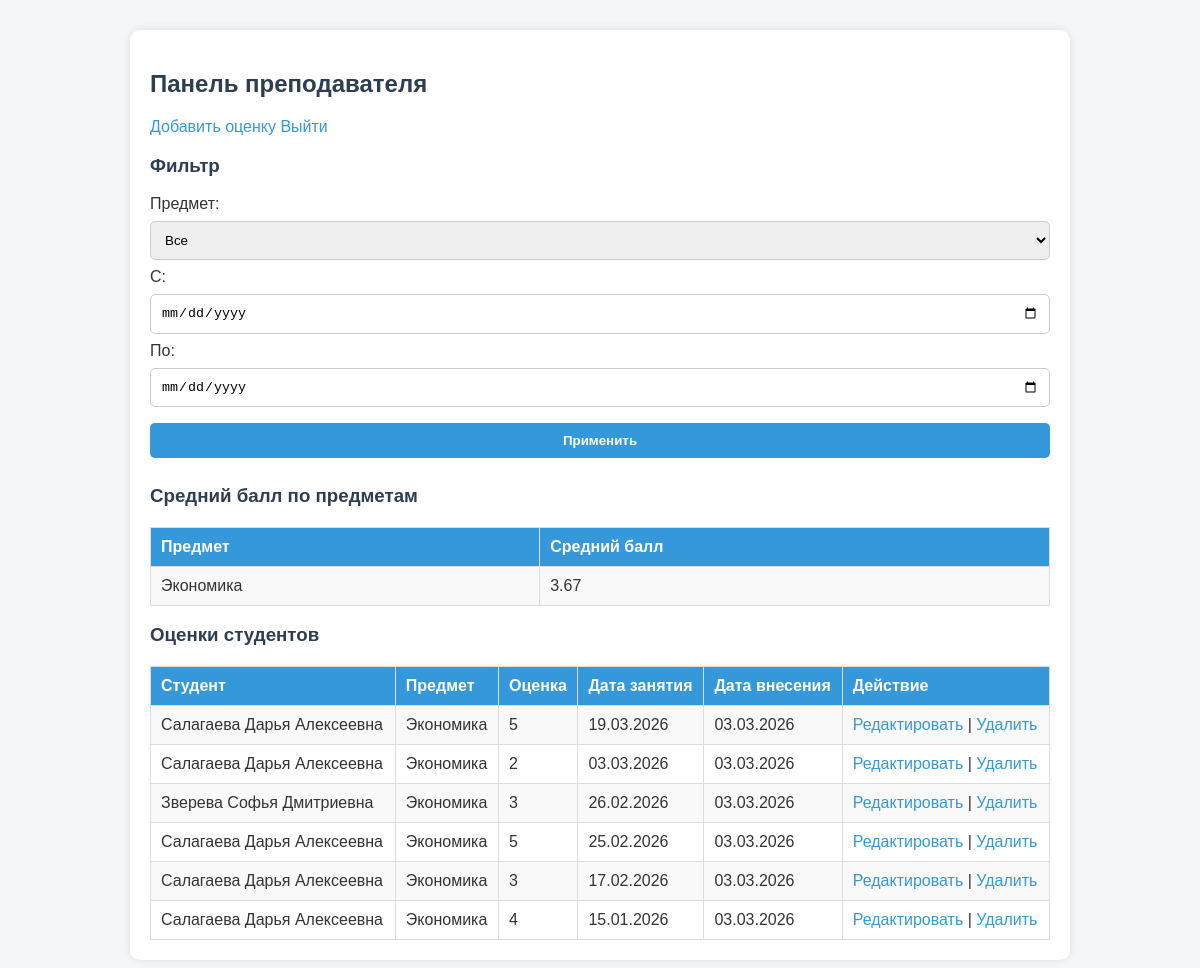
The app's page /test/teacher/teacher_panel.php (signed in) with its own data.
### tables this page shows
CREATE TABLE `grades` (
  `id` INTEGER(11) NOT NULL AUTO_INCREMENT,
  `student_id` INTEGER(11) DEFAULT NULL,
  `subject_id` INTEGER(11) DEFAULT NULL,
  `teacher_id` INTEGER(11) DEFAULT NULL,
  `grade` INTEGER(11) DEFAULT NULL,
  `lesson_date` DATE NOT NULL,
  `created_at` DATETIME NOT NULL DEFAULT current_timestamp(),
  PRIMARY KEY (`id`) USING BTREE,
  KEY `student_id` (`student_id`) USING BTREE,
  KEY `subject_id` (`subject_id`) USING BTREE,
  KEY `teacher_id` (`teacher_id`) USING BTREE,
  CONSTRAINT `grades_ibfk_1` FOREIGN KEY (`student_id`) REFERENCES `students` (`id`) ON DELETE CASCADE,
  CONSTRAINT `grades_ibfk_2` FOREIGN KEY (`subject_id`) REFERENCES `subjects` (`id`) ON DELETE CASCADE,
  CONSTRAINT `grades_ibfk_3` FOREIGN KEY (`teacher_id`) REFERENCES `teachers` (`id`) ON DELETE CASCADE
);

CREATE TABLE `students` (
  `id` INTEGER(11) NOT NULL AUTO_INCREMENT,
  `full_name` VARCHAR(100) NOT NULL,
  `group_id` INTEGER(11) DEFAULT NULL,
  `user_id` INTEGER(11) DEFAULT NULL,
  PRIMARY KEY (`id`) USING BTREE,
  KEY `group_id` (`group_id`) USING BTREE,
  KEY `user_id` (`user_id`) USING BTREE,
  CONSTRAINT `students_ibfk_1` FOREIGN KEY (`group_id`) REFERENCES `groups_college` (`id`) ON DELETE SET NULL,
  CONSTRAINT `students_ibfk_2` FOREIGN KEY (`user_id`) REFERENCES `users` (`id`) ON DELETE CASCADE
);

CREATE TABLE `subjects` (
  `id` INTEGER(11) NOT NULL AUTO_INCREMENT,
  `name` VARCHAR(100) NOT NULL,
  PRIMARY KEY (`id`) USING BTREE
);

### test/teacher/teacher_panel.php (the view, shortened to what this page needs)
<?php
include "../config.php";
$teacher_data = $conn->query("SELECT id FROM teachers WHERE user_id = " . $_SESSION['user_id']);
$teacher_id = $teacher_data->fetch_assoc()['id'];
$date_from = $_GET['date_from'] ?? '';
$date_to = $_GET['date_to'] ?? '';
$where = "WHERE g.teacher_id = $teacher_id";
$grades = $conn->query("
    SELECT g.id AS grade_id,
           st.full_name,
           s.name AS subject_name,
           g.grade,
           g.lesson_date,
           g.created_at
    FROM grades g
    JOIN students st ON g.student_id = st.id
    JOIN subjects s ON g.subject_id = s.id
    $where
    ORDER BY g.lesson_date DESC
");
$avg_query = $conn->query("
    SELECT s.name AS subject_name, AVG(g.grade) AS avg_grade
    FROM grades g
    JOIN subjects s ON g.subject_id = s.id
    WHERE g.teacher_id = $teacher_id
    GROUP BY g.subject_id
");
?>
<!DOCTYPE html>
<html>
<head>
<link rel="stylesheet" href="../css/style.css">
</head>
<body>
<div class="container">
<h2>Панель преподавателя</h2>
<a href="add_grade.php" class="btn">Добавить оценку</a>
<a href="../logout.php" class="btn">Выйти</a>
<h3>Фильтр</h3>
<form method="GET">
<label>Предмет:</label>
<select name="subject">
<option value="">Все</option>
</select>
<label>С:</label>
<input type="date" name="date_from" value="<?= $date_from ?>">
<label>По:</label>
<input type="date" name="date_to" value="<?= $date_to ?>">
<button type="submit" class="btn">Применить</button>
</form>
<h3>Средний балл по предметам</h3>
<table>
<tr><th>Предмет</th><th>Средний балл</th></tr>
<?php while($avg = $avg_query->fetch_assoc()): ?>
<tr>
<td><?= htmlspecialchars($avg['subject_name']) ?></td>
<td><?= round($avg['avg_grade'],2) ?></td>
</tr>
<?php endwhile; ?>
</table>
<h3>Оценки студентов</h3>
<table>
<tr>
    <th>Студент</th>
    <th>Предмет</th>
    <th>Оценка</th>
    <th>Дата занятия</th>
    <th>Дата внесения</th>
    <th>Действие</th>
</tr>
<?php while($g = $grades->fetch_assoc()):
    $lessonDate = date('d.m.Y', strtotime($g['lesson_date']));
    $createdAt = date('d.m.Y', strtotime($g['created_at']));
?>
<tr>
    <td><?= htmlspecialchars($g['full_name']) ?></td>
    <td><?= htmlspecialchars($g['subject_name']) ?></td>
    <td><?= $g['grade'] ?></td>
    <td><?= $lessonDate ?></td>
    <td><?= $createdAt ?></td>
    <td>
        <a href="edit_grade.php?id=<?= $g['grade_id'] ?>">Редактировать</a> |
        <a href="?delete_grade=<?= $g['grade_id'] ?>" onclick="return confirm('Удалить?')">Удалить</a>
    </td>
</tr>
<?php endwhile; ?>
</table>
</div>
</body>
</html>

### test/css/style.css (style rules this page uses)
body { font-family: Arial, sans-serif; background-color: #f4f6f8; margin: 0; padding: 0; color: #333; }
.container { width: 90%; max-width: 900px; margin: 30px auto; padding: 20px; background-color: #fff; border-radius: 10px; box-shadow: 0 0 10px rgba(0,0,0,0.1); }
h2, h3 { color: #2c3e50; }
form input, form select, form button { width: 100%; padding: 10px; margin: 8px 0; border-radius: 5px; border: 1px solid #ccc; box-sizing: border-box; }
form button { background-color: #3498db; color: white; border: none; cursor: pointer; font-weight: bold; }
a { color: #3498db; text-decoration: none; }
table { width: 100%; border-collapse: collapse; margin-top: 20px; }
table, th, td { border: 1px solid #ddd; }
th, td { padding: 10px; text-align: left; }
th { background-color: #3498db; color: white; }
tr:nth-child(even) { background-color: #f9f9f9; }

### records on screen
grades: student.full_name "Салагаева Дарья Алексеевна", subject.name "Экономика", grade "5", lesson_date "19.03.2026", created_at "03.03.2026"
grades: student.full_name "Салагаева Дарья Алексеевна", subject.name "Экономика", grade "2", lesson_date "03.03.2026", created_at "03.03.2026"
grades: student.full_name "Зверева Софья Дмитриевна", subject.name "Экономика", grade "3", lesson_date "26.02.2026", created_at "03.03.2026"
grades: student.full_name "Салагаева Дарья Алексеевна", subject.name "Экономика", grade "5", lesson_date "25.02.2026", created_at "03.03.2026"
grades: student.full_name "Салагаева Дарья Алексеевна", subject.name "Экономика", grade "3", lesson_date "17.02.2026", created_at "03.03.2026"
grades: student.full_name "Салагаева Дарья Алексеевна", subject.name "Экономика", grade "4", lesson_date "15.01.2026", created_at "03.03.2026"

### other values on screen
$avg['subject_name'] "Экономика"
$avg['avg_grade'] "3.67"
